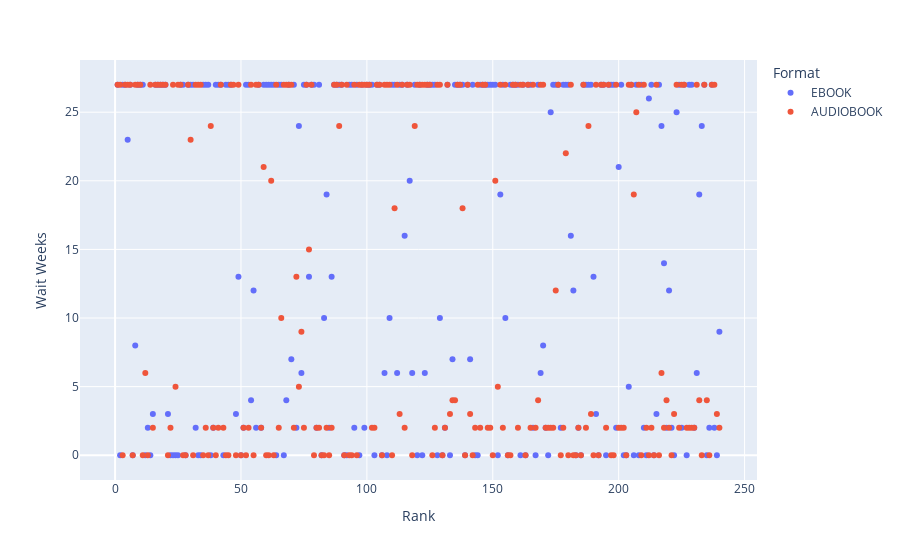

The cell this chart's notebook holds for it:
### Markdown cell above
Wait time as rank increases

### Code cell
# Rank on x-axis, wait weeks on y-axis
fig_wait = px.scatter(books, x='Rank', y='Wait Weeks', color='Format')
fig_wait.show()

### Figure 1 — Plotly figure (JSON) as saved in the notebook; plotly's stock layout.template omitted (floating-point values rounded to 4 significant figures; data arrays with more than 128 entries replaced by an {"elided": "..."} marker saying what was removed)
{"data": [{"hovertemplate": "Format=EBOOK<br>Rank=%{x}<br>Wait Weeks=%{y}<extra></extra>", "legendgroup": "EBOOK", "marker": {"color": "#636efa", "symbol": "circle"}, "mode": "markers", "name": "EBOOK", "orientation": "v", "showlegend": true, "type": "scatter", "x": {"elided": "240 int values"}, "xaxis": "x", "y": {"elided": "240 int values"}, "yaxis": "y"}, {"hovertemplate": "Format=AUDIOBOOK<br>Rank=%{x}<br>Wait Weeks=%{y}<extra></extra>", "legendgroup": "AUDIOBOOK", "marker": {"color": "#EF553B", "symbol": "circle"}, "mode": "markers", "name": "AUDIOBOOK", "orientation": "v", "showlegend": true, "type": "scatter", "x": {"elided": "240 int values"}, "xaxis": "x", "y": {"elided": "240 int values"}, "yaxis": "y"}], "layout": {"legend": {"title": {"text": "Format"}, "tracegroupgap": 0}, "margin": {"t": 60}, "xaxis": {"anchor": "y", "domain": [0, 1], "title": {"text": "Rank"}}, "yaxis": {"anchor": "x", "domain": [0, 1], "title": {"text": "Wait Weeks"}}}}
